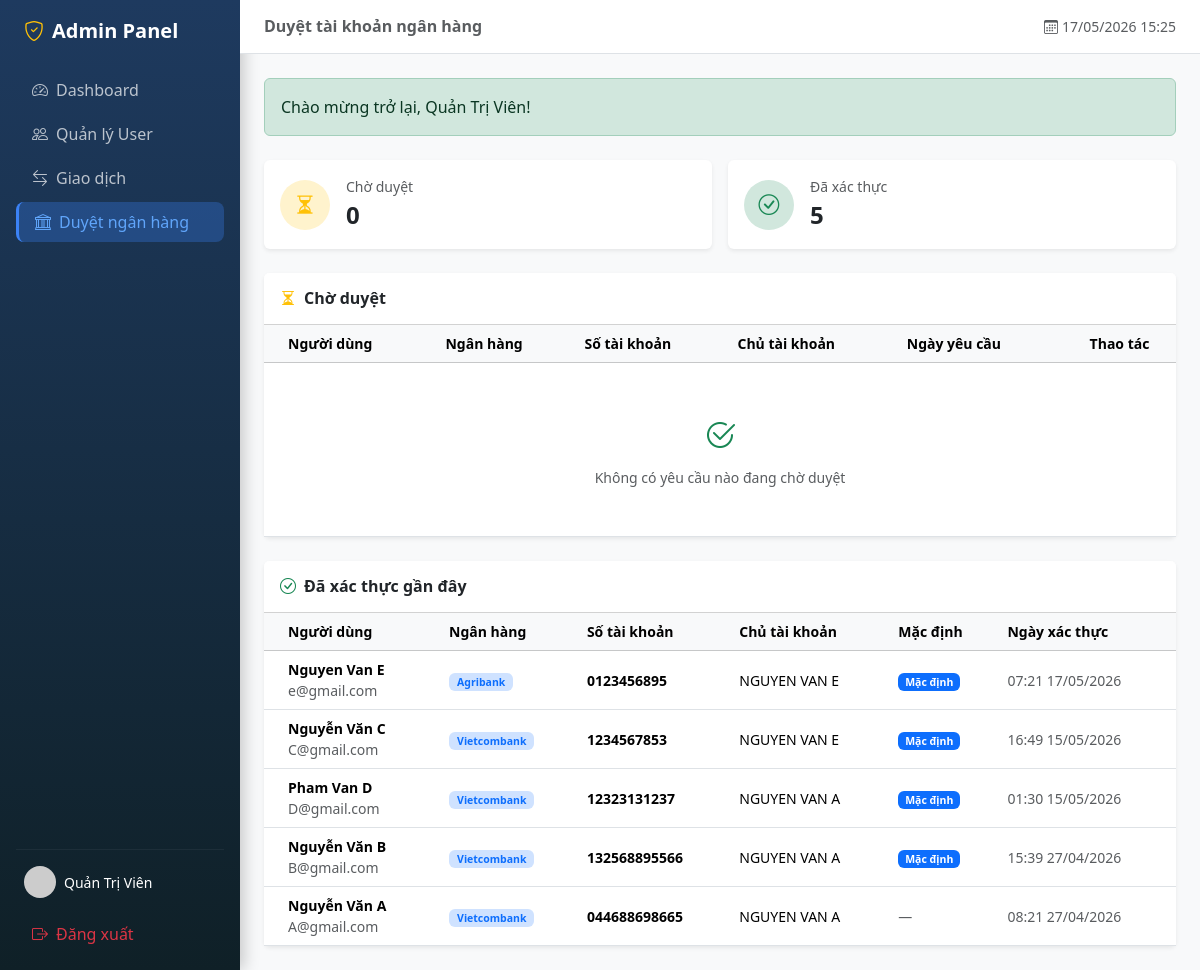
Page /admin/bank_accounts.php (signed in) on the committed database.
### tables this page shows
CREATE TABLE `bank_accounts` (
  `bank_account_id` varchar(36) NOT NULL DEFAULT (uuid()),
  `user_id` varchar(36) NOT NULL,
  `bank_name` varchar(100) NOT NULL,
  `account_number` varchar(50) NOT NULL,
  `account_holder` varchar(100) NOT NULL,
  `is_verified` tinyint(1) NOT NULL DEFAULT '0',
  `is_default` tinyint(1) NOT NULL DEFAULT '0',
  `created_at` datetime NOT NULL DEFAULT CURRENT_TIMESTAMP
);

CREATE TABLE `users` (
  `user_id` varchar(36) NOT NULL DEFAULT (uuid()),
  `full_name` varchar(100) NOT NULL,
  `email` varchar(150) NOT NULL,
  `phone_number` varchar(15) NOT NULL,
  `password_hash` varchar(255) NOT NULL,
  `avatar_url` varchar(255) DEFAULT NULL,
  `status` enum('active','locked','pending') NOT NULL DEFAULT 'pending',
  `role` enum('user','admin') NOT NULL DEFAULT 'user',
  `created_at` datetime NOT NULL DEFAULT CURRENT_TIMESTAMP,
  `updated_at` datetime NOT NULL DEFAULT CURRENT_TIMESTAMP ON UPDATE CURRENT_TIMESTAMP
);

### includes/functions.php (called while the page is built, shortened)
<?php
function flash(string $key): ?string {
    if (!empty($_SESSION['flash'][$key])) {
        $msg = $_SESSION['flash'][$key];
        return $msg;
    }
    return null;
}

### admin/bank_accounts.php (the view, shortened to what this page needs)
<?php
require_once __DIR__ . '/../includes/functions.php';
$db = getDB();
$pendingAccounts = $db->query("
    SELECT ba.*, u.full_name, u.email, u.phone_number
    FROM bank_accounts ba
    JOIN users u ON ba.user_id = u.user_id
    WHERE ba.is_verified = FALSE
    ORDER BY ba.created_at ASC
")->fetchAll();
$verifiedAccounts = $db->query("
    SELECT ba.*, u.full_name, u.email
    FROM bank_accounts ba
    JOIN users u ON ba.user_id = u.user_id
    WHERE ba.is_verified = TRUE
    ORDER BY ba.created_at DESC
    LIMIT 30
")->fetchAll();
$success = flash('success');
require_once __DIR__ . '/admin_navbar.php';
?>
<?php if ($success): ?>
  <div class="alert alert-success alert-auto-dismiss mb-4"><?= htmlspecialchars($success) ?></div>
<?php endif; ?>
<div class="row g-3 mb-4">
  <div class="col-sm-6">
    <div class="card border-0 shadow-sm">
      <div class="card-body d-flex align-items-center gap-3 py-3">
        <div class="bg-warning-subtle text-warning rounded-circle d-flex align-items-center justify-content-center"
             style="width:50px;height:50px;font-size:1.3rem">
          <i class="bi bi-hourglass-split"></i>
        </div>
        <div>
          <div class="text-muted small">Chờ duyệt</div>
          <div class="fw-bold fs-4"><?= count($pendingAccounts) ?></div>
        </div>
      </div>
    </div>
  </div>
  <div class="col-sm-6">
    <div class="card border-0 shadow-sm">
      <div class="card-body d-flex align-items-center gap-3 py-3">
        <div class="bg-success-subtle text-success rounded-circle d-flex align-items-center justify-content-center"
             style="width:50px;height:50px;font-size:1.3rem">
          <i class="bi bi-check-circle"></i>
        </div>
        <div>
          <div class="text-muted small">Đã xác thực</div>
          <div class="fw-bold fs-4"><?= count($verifiedAccounts) ?></div>
        </div>
      </div>
    </div>
  </div>
</div>
<div class="card border-0 shadow-sm mb-4">
  <div class="card-header bg-white py-3 d-flex justify-content-between align-items-center">
    <h6 class="mb-0 fw-bold">
      <i class="bi bi-hourglass-split me-2 text-warning"></i>Chờ duyệt
    </h6>
  </div>
  <div class="table-responsive">
    <table class="table table-hover align-middle mb-0 small">
      <thead class="table-light">
        <tr>
          <th class="ps-4">Người dùng</th>
          <th>Ngân hàng</th>
          <th>Số tài khoản</th>
          <th>Chủ tài khoản</th>
          <th>Ngày yêu cầu</th>
          <th class="text-center">Thao tác</th>
        </tr>
      </thead>
      <tbody>
        <?php if (empty($pendingAccounts)): ?>
        <tr>
          <td colspan="6" class="text-center text-muted py-5">
            <i class="bi bi-check2-circle fs-2 d-block mb-2 text-success"></i>
            Không có yêu cầu nào đang chờ duyệt
          </td>
        </tr>
        <?php endif; ?>
      </tbody>
    </table>
  </div>
</div>
<div class="card border-0 shadow-sm">
  <div class="card-header bg-white py-3">
    <h6 class="mb-0 fw-bold"><i class="bi bi-check-circle me-2 text-success"></i>Đã xác thực gần đây</h6>
  </div>
  <div class="table-responsive">
    <table class="table table-hover align-middle mb-0 small">
      <thead class="table-light">
        <tr>
          <th class="ps-4">Người dùng</th>
          <th>Ngân hàng</th>
          <th>Số tài khoản</th>
          <th>Chủ tài khoản</th>
          <th>Mặc định</th>
          <th>Ngày xác thực</th>
        </tr>
      </thead>
      <tbody>
        <?php foreach ($verifiedAccounts as $ba): ?>
        <tr>
          <td class="ps-4">
            <div class="fw-semibold"><?= htmlspecialchars($ba['full_name']) ?></div>
            <div class="text-muted"><?= htmlspecialchars($ba['email']) ?></div>
          </td>
          <td>
            <span class="badge bg-primary-subtle text-primary px-2 py-1">
              <?= htmlspecialchars($ba['bank_name']) ?>
            </span>
          </td>
          <td class="fw-bold"><?= htmlspecialchars($ba['account_number']) ?></td>
          <td><?= htmlspecialchars($ba['account_holder']) ?></td>
          <td>
            <?php if ($ba['is_default']): ?>
              <span class="badge bg-primary">Mặc định</span>
            <?php else: ?>
              <span class="text-muted">—</span>
            <?php endif; ?>
          </td>
          <td class="text-muted"><?= date('H:i d/m/Y', strtotime($ba['created_at'])) ?></td>
        </tr>
        <?php endforeach; ?>
      </tbody>
    </table>
  </div>
</div>
<?php require_once __DIR__ . '/admin_footer.php'; ?>

### assets/css/style.css (style rules this page uses)
:root { --ew-primary: #0d6efd; --ew-success: #198754; }
body { min-height: 100vh; display: flex; flex-direction: column; }

### rows in the picture
bank_accounts: user.full_name "Nguyen Van E", user.email "e@gmail.com", bank_name "Agribank", account_number "0123456895", account_holder "NGUYEN VAN E", is_default "Mặc định", created_at "07:21 17/05/2026"
bank_accounts: user.full_name "Nguyễn Văn C", user.email "C@gmail.com", bank_name "Vietcombank", account_number "1234567853", account_holder "NGUYEN VAN E", is_default "Mặc định", created_at "16:49 15/05/2026"
bank_accounts: user.full_name "Pham Van D", user.email "D@gmail.com", bank_name "Vietcombank", account_number "12323131237", account_holder "NGUYEN VAN A", is_default "Mặc định", created_at "01:30 15/05/2026"
bank_accounts: user.full_name "Nguyễn Văn B", user.email "B@gmail.com", bank_name "Vietcombank", account_number "132568895566", account_holder "NGUYEN VAN A", is_default "Mặc định", created_at "15:39 27/04/2026"
bank_accounts: user.full_name "Nguyễn Văn A", user.email "A@gmail.com", bank_name "Vietcombank", account_number "044688698665", account_holder "NGUYEN VAN A", created_at "08:21 27/04/2026"

### other values in the picture
$_SESSION['full_name'] "Quản Trị Viên"
$pageTitle "Duyệt tài khoản ngân hàng"
$success "Chào mừng trở lại, Quản Trị Viên!"
count($pendingAccounts) "0"
count($verifiedAccounts) "5"
